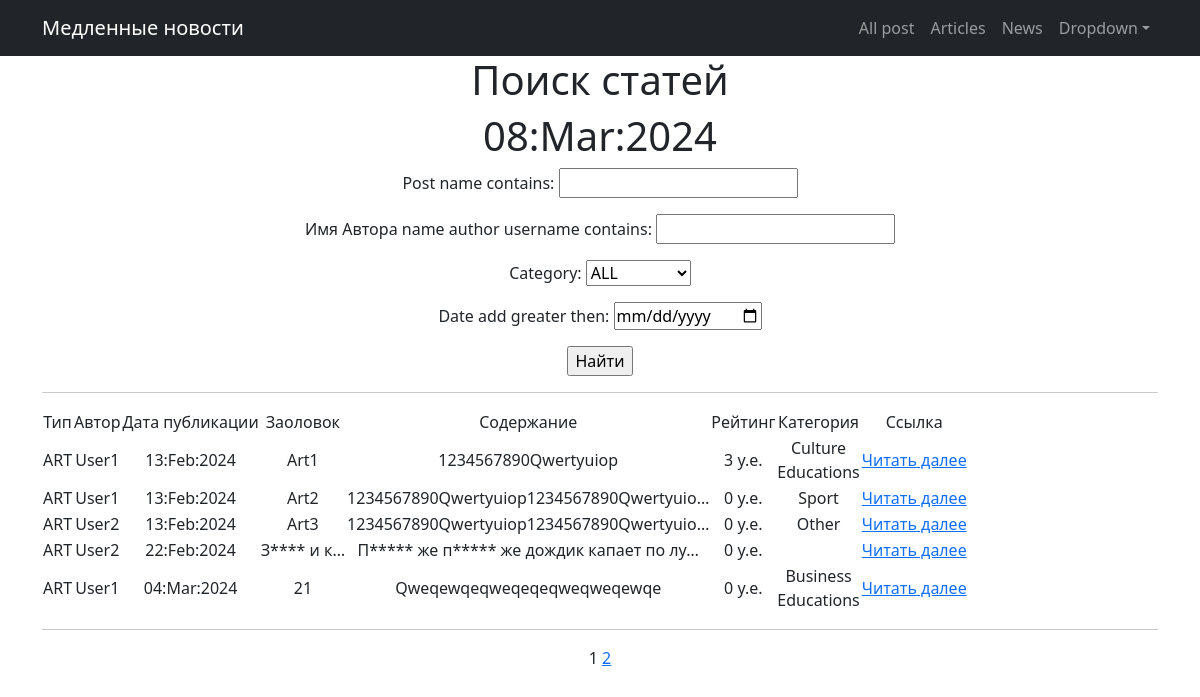
Page /articles/search on the committed database.
### Newsportalapp/models.py (models this page shows, shortened)
class Post(models.Model):
    news_post = 'NEWS'
    article_post = 'ART'
    other = 'OTH'
    TYPEPOST = [
        (news_post, 'Новость'),
        (article_post, 'Статья'),
        (other, 'Другое')
    ]
    post_type = models.CharField(max_length=4, choices=TYPEPOST, default=other)
    post_add = models.DateTimeField(auto_now_add=True)
    post_name = models.CharField(max_length=255)
    post_text = models.TextField()
    post_rating = models.IntegerField(default=0)
    post_author = models.ForeignKey(Author, on_delete=models.CASCADE, verbose_name='Имя Автора')
    categories = models.ManyToManyField(Category, through='PostCategory')

class Author(models.Model):
    name_author = models.OneToOneField(User, on_delete=models.CASCADE)
    author_rating = models.IntegerField(default=0)

class Category(models.Model):
    name = models.CharField(max_length=255, unique=True)
    def __str__(self):
        return self.name

### Newsportalapp/views.py (the view)
# urls.py: path('articles/search', ArtsSearchList.as_view(), name='arts_search'),
class ArtsSearchList(ListView):
    model = Post
    ordering = '-post_add'
    template_name = 'articles_search.html'
    context_object_name = 'arts_search'
    paginate_by = 5
    def get_queryset(self):
        queryset = Post.objects.filter(post_type=Post.article_post)
        self.filterset = PostFilter(self.request.GET, queryset)
        return self.filterset.qs
    def get_context_data(self, **kwargs):
        context = super().get_context_data(**kwargs)
        context['time_now'] = datetime.utcnow()
        context['next_post'] = None
        context['filterset'] = self.filterset
        return context

### Newsportalapp/templatetags/custom_filters.py (called while the page is built)
@register.filter()
def like_valute(value):
    return f'{value} у.е.'

### Newsportalapp/templatetags/custom_tags.py (called while the page is built)
@register.simple_tag(takes_context=True)
def url_replace(context, **kwargs):
    d = context['request'].GET.copy()
    for k, v in kwargs.items():
        d[k] = v
    return d.urlencode()

### templates/articles_search.html (shortened to what this page needs)
{% extends 'flatpages/default.html' %}
{% load custom_filters %}
{% load custom_tags %}
{% block content %}
    <h1>Поиск статей</h1>
    <h1>{{ time_now|date:'d:M:Y' }}</h1>
    <form action="" method="get">
        {{ filterset.form.as_p }}
        <input type="submit" value="Найти" />
    </form>
    {% if arts_search %}
    <hr>
        <table>
            <tr>
                <td>Тип</td>
                <td>Автор</td>
                <td>Дата публикации</td>
                <td>Заоловок</td>
                <td>Содержание</td>
                <td>Рейтинг</td>
                <td>Категория</td>
                <td>Ссылка</td>
            </tr>
            {% for art in arts_search %}
                <tr>
                    <td>{{ art.post_type }}</td>
                    <td>{{ art.post_author.name_author }}</td>
                    <td>{{ art.post_add|date:'d:M:Y' }}</td>
                    <td>{{ art.post_name | truncatechars:10 | censor_str }}</td>
                    <td>{{ art.post_text | truncatechars:40 | censor_str }}</td>
                    <td>{{ art.post_rating | like_valute }}</td>
                    <td>
                        {% for cat in art.categories.all %}
                            {{ cat.name }}
                            <br>
                        {% endfor %}
                    </td>
                    <td>
                        <a href="http://127.0.0.1:8000/articles/{{ art.id }}">Читать далее</a>
                    </td>
                </tr>
            {% endfor %}
        </table>
    <hr>
    {{ page_obj.number }}
    {% if page_obj.has_next %}
        <a href="?{% url_replace page=page_obj.next_page_number %}">{{ page_obj.next_page_number }}</a>
    {% endif %}
    {% else %}
        <h1>Статей нет!</h1>
    {% endif %}
{% endblock content %}

### rows in the picture
Post: post_type "ART", post_author.name_author "User1", post_add "13:Feb:2024", post_name|censor_str "Art1", post_text|censor_str "1234567890Qwertyuiop", post_rating|like_valute "3 у.е."
Category: name "Culture"
Category: name "Educations"
Post: post_type "ART", post_author.name_author "User1", post_add "13:Feb:2024", post_name|censor_str "Art2", post_text|censor_str "1234567890Qwertyuiop1234567890Qwertyuio…", post_rating|like_valute "0 у.е."
Category: name "Sport"
Post: post_type "ART", post_author.name_author "User2", post_add "13:Feb:2024", post_name|censor_str "Art3", post_text|censor_str "1234567890Qwertyuiop1234567890Qwertyuio…", post_rating|like_valute "0 у.е."
Category: name "Other"
Post: post_type "ART", post_author.name_author "User2", post_add "22:Feb:2024", post_name|censor_str "З**** и к…", post_text|censor_str "П***** же п***** же дождик капает по лу…", post_rating|like_valute "0 у.е."
Post: post_type "ART", post_author.name_author "User1", post_add "04:Mar:2024", post_name|censor_str "21", post_text|censor_str "Qweqewqeqweqeqeqweqweqewqe", post_rating|like_valute "0 у.е."
Category: name "Business"

### other values in the picture
{{ time_now|date:'d:M:Y' }} "08:Mar:2024"
{{ page_obj.number }} "1"
{{ page_obj.next_page_number }} "2"
